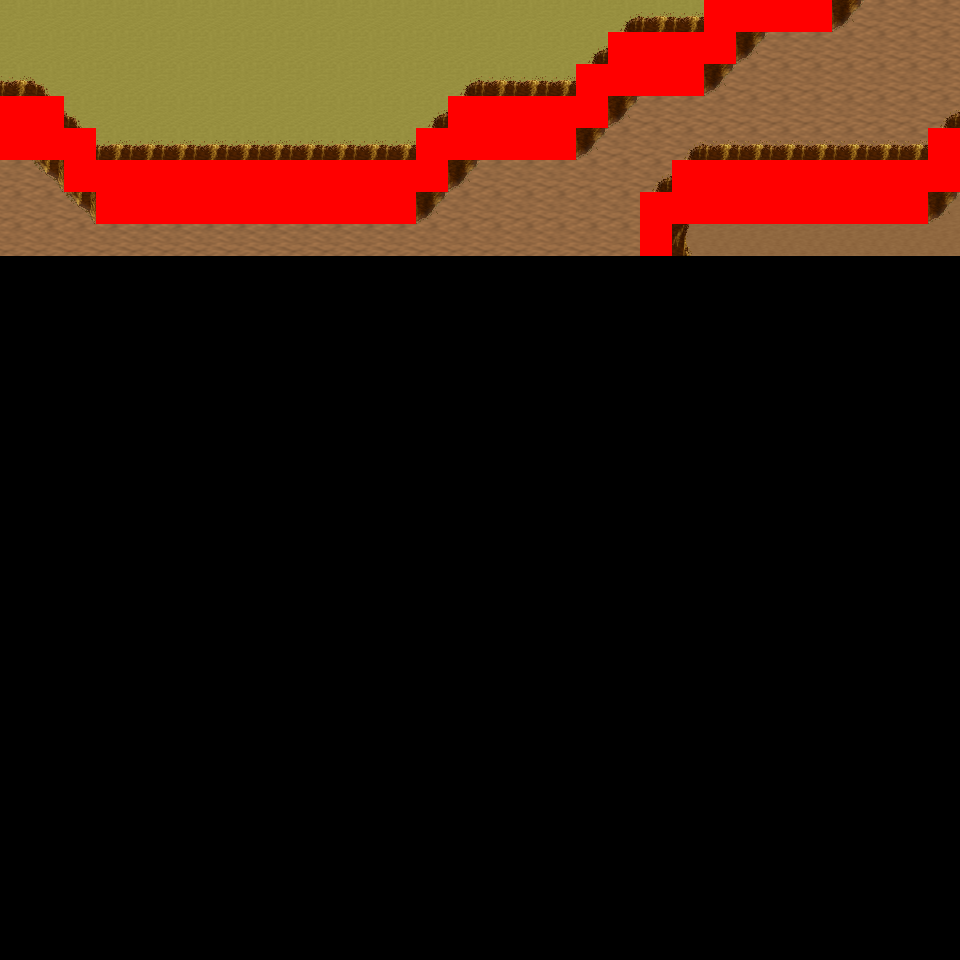

A 2D game scene composited from a Tiled map and its tileset images. What follows is a short description and the map's XML, with each tile layer's data collapsed to a summary:
An orthogonal 30x30 tile map with 32x32 px tiles, 6 tile layers (Ground, Object, Object2, Above, ...), 10 tilesets and 6 objects (6x mapExit).

<map version="1.0" orientation="orthogonal" renderorder="right-down" width="30" height="30" tilewidth="32" tileheight="32" nextobjectid="7">
  <tileset firstgid="1" name="tileset_logic_collision" tilewidth="32" tileheight="32" tilecount="1" columns="1">
    <image source="../drawable/tileset_logic_collision.png" width="32" height="32" />
  </tileset>
  <tileset firstgid="2" name="tileset_ground_ground" tilewidth="32" tileheight="32" tilecount="33" columns="3">
    <image source="../drawable/tileset_ground_ground.png" width="96" height="352" />
  </tileset>
  <tileset firstgid="35" name="tileset_ground_earth_edges" tilewidth="32" tileheight="32" tilecount="18" columns="6">
    <image source="../drawable/tileset_ground_earth_edges.png" width="192" height="96" />
  </tileset>
  <tileset firstgid="53" name="tileset_ground_grass_corners" tilewidth="32" tileheight="32" tilecount="24" columns="6">
    <image source="../drawable/tileset_ground_grass_corners.png" width="192" height="128" />
  </tileset>
  <tileset firstgid="77" name="tileset_ground_grass_edges" tilewidth="32" tileheight="32" tilecount="36" columns="12">
    <image source="../drawable/tileset_ground_grass_edges.png" width="384" height="96" />
  </tileset>
  <tileset firstgid="113" name="tileset_ground_water_pool" tilewidth="32" tileheight="32" tilecount="72" columns="3">
    <image source="../drawable/tileset_ground_water_pool.png" width="96" height="768" />
  </tileset>
  <tileset firstgid="185" name="tileset_ground_ridge_earth_pale" tilewidth="32" tileheight="32" tilecount="96" columns="12">
    <image source="../drawable/tileset_ground_ridge_earth_pale.png" width="384" height="256" />
  </tileset>
  <tileset firstgid="281" name="tileset_ground_ridge_earth_dark" tilewidth="32" tileheight="32" tilecount="96" columns="12">
    <image source="../drawable/tileset_ground_ridge_earth_dark.png" width="384" height="256" />
  </tileset>
  <tileset firstgid="377" name="tileset_plant_stump_stump_vertical" tilewidth="32" tileheight="32" tilecount="1" columns="1">
    <image source="../drawable/tileset_plant_stump_stump_vertical.png" width="32" height="32" />
  </tileset>
  <tileset firstgid="378" name="tileset_plant_tree_tree_darkgreen" tilewidth="32" tileheight="32" tilecount="88" columns="8">
    <image source="../drawable/tileset_plant_tree_tree_darkgreen.png" width="256" height="352" />
  </tileset>
  <layer name="Ground" width="30" height="30">
    <data>[900 cells, 240 non-empty, 3 distinct tile ids]</data>
  </layer>
  <layer name="Object" width="30" height="30">
    <data>[900 cells, 112 non-empty, 13 distinct tile ids]</data>
  </layer>
  <layer name="Object2" width="30" height="30">
    <data>[900 cells, 0 non-empty, 0 distinct tile ids]</data>
  </layer>
  <layer name="Above" width="30" height="30">
    <data>[900 cells, 0 non-empty, 0 distinct tile ids]</data>
  </layer>
  <layer name="Above2" width="30" height="30">
    <data>[900 cells, 0 non-empty, 0 distinct tile ids]</data>
  </layer>
  <layer name="Walkable" width="30" height="30">
    <data>[900 cells, 69 non-empty, 1 distinct tile ids]</data>
  </layer>
  <objectgroup name="MapEvents">
    <object id="1" name="north" type="mapExit" x="0" y="0" width="704" height="32">
      <properties>
        <property name="map" value="level_0_x3_y79" />
        <property name="x" value="0" />
        <property name="y" value="28" />
      </properties>
    </object>
    <object id="2" name="north2" type="mapExit" x="832" y="0" width="128" height="32">
      <properties>
        <property name="map" value="level_0_x3_y79" />
        <property name="x" value="26" />
        <property name="y" value="28" />
      </properties>
    </object>
    <object id="3" name="west" type="mapExit" x="0" y="0" width="32" height="96">
      <properties>
        <property name="map" value="level_0_x2_y80" />
        <property name="x" value="28" />
        <property name="y" value="0" />
      </properties>
    </object>
    <object id="4" name="west2" type="mapExit" x="0" y="160" width="32" height="800">
      <properties>
        <property name="map" value="level_0_x2_y80" />
        <property name="x" value="28" />
        <property name="y" value="5" />
      </properties>
    </object>
    <object id="5" name="east" type="mapExit" x="928" y="0" width="32" height="128">
      <properties>
        <property name="map" value="level_0_x4_y80" />
        <property name="x" value="1" />
        <property name="y" value="0" />
      </properties>
    </object>
    <object id="6" name="east2" type="mapExit" x="928" y="192" width="32" height="768">
      <properties>
        <property name="map" value="level_0_x4_y80" />
        <property name="x" value="1" />
        <property name="y" value="6" />
      </properties>
    </object>
  </objectgroup>
</map>
